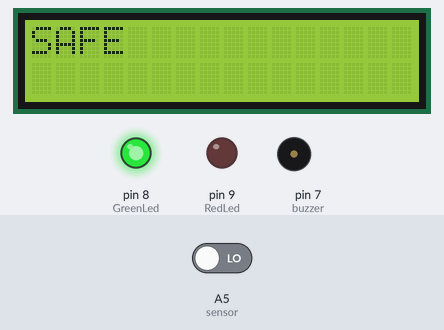
The sketch below on a simulated Arduino Uno, built with avr-gcc and run on an emulated ATmega328P. On the bench: 16×2 character LCD, output pins drawn as LEDs (lit = HIGH), buzzer (waves = sounding). Inputs (shaded band) come from the test bench; at power-on: A5 (sensor) LOW.

Above: at 1.2 s.
1.3 s: A5 (sensor) driven HIGH
At 1.9 s:
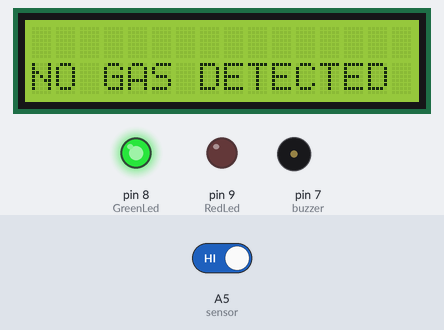
At 2.4 s:
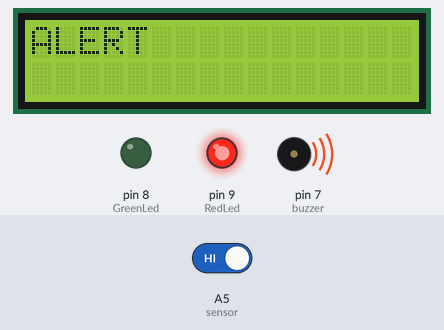
Timing chart, 0 to 11.4 s (numbered marks = the images above; inputs shaded):
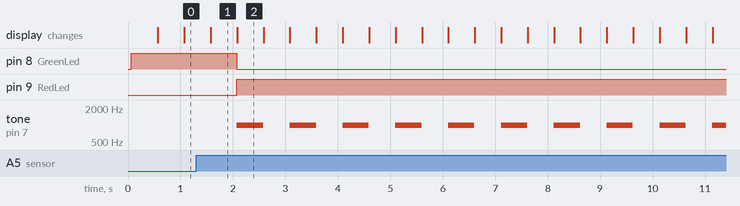

Measured:
- after the input at 1.3 s, pin 8 (GreenLed): HIGH → LOW after 0.78 s; pin 9 (RedLed): LOW → HIGH after 0.78 s; tone on pin 7 (buzzer): alternates 1000 Hz for 0.50 s and silent for 0.51 s, starting after 0.78 s; the display: first differs from a run without the input after 0.78 s (image 2)
- what the display in image 1 shows lasts 0.5 s, from 1.6 s to 2.1 s

The sketch:

gas_detector.ino
```cpp
//Name:Akshay Jayeshbhai Patel
//Date: 21 APRIL 2021
//Description: gas detector alarm with lcd
//Recieve help from https://create.arduino.cc/projecthub/embeddedlab786/smoke-and-gas-leakage-detector-6a2f9a


#include<LiquidCrystal.h>
//initialise the serial LCD
LiquidCrystal lcd(12,11,5,4,3,2);//These pin numbers are hard coded in on the serial backpack board.
int GreenLed = 8;//The Green LED is connected to pin 8 of the Arduino.
int RedLed = 9;//The Red LED is connected to pin 9 of the Arduino.
int buzzer = 7;//The BuzzEr is connected to pin 7 of the Arduino.
int sensor = A5;//The sensor is connected to pin A5 of the Arduino.

void setup()
{
  	pinMode(GreenLed,OUTPUT);//Setup Green LED pin as an output pin.
  	pinMode(RedLed, OUTPUT);//Setup Red LED pin as an output pin.
	pinMode(buzzer,OUTPUT);//Setup buzzer pin as an output pin.
	pinMode(sensor,INPUT);//Setup sensor pin as an output pin.
	Serial.begin(9600);
	lcd.begin(16,2);// Initialize the LCD.
}
void loop()
{
  if(digitalRead(sensor)==HIGH)
  {
    //Turn on the Red LED
    digitalWrite(RedLed,HIGH);

    //Turn off the Green LED.
    digitalWrite(GreenLed,LOW);
    tone(buzzer,1000,500);

    //clearing the LCD screen
    lcd.clear();

    //goto first column and first line(0,0)
    lcd.setCursor(0,0);

    //Print at cursor Location
    lcd.print("ALERT");

    // Wait for 500 millisecond(s)
    delay(500);

    //clearing the LCD screen
    lcd.clear();

    //goto first column and second line(0,1)
    lcd.setCursor(0,1);

    //Print at cursor Location
    lcd.print("GAS DETECTED");

    // Wait for 500 millisecond(s)
    delay(500);

  }
  else
  {
    //Turn on the Green LED.
    digitalWrite(GreenLed,HIGH);

    //Turn off the Red LED
    digitalWrite(RedLed,LOW);
    noTone(buzzer);

    //clearing the LCD screen
    lcd.clear();

    //goto first column and first line(0,0)
    lcd.setCursor(0,0);

    //Print at cursor Location
    lcd.print("SAFE");

    // Wait for 500 millisecond(s)
    delay(500);

    //clearing the LCD screen
    lcd.clear();

    //goto first column and second line(0,1)
    lcd.setCursor(0,1);

    //Print at cursor Location
    lcd.print("NO GAS DETECTED");

    // Wait for 500 millisecond(s)
    delay(500);
  }
}
```
